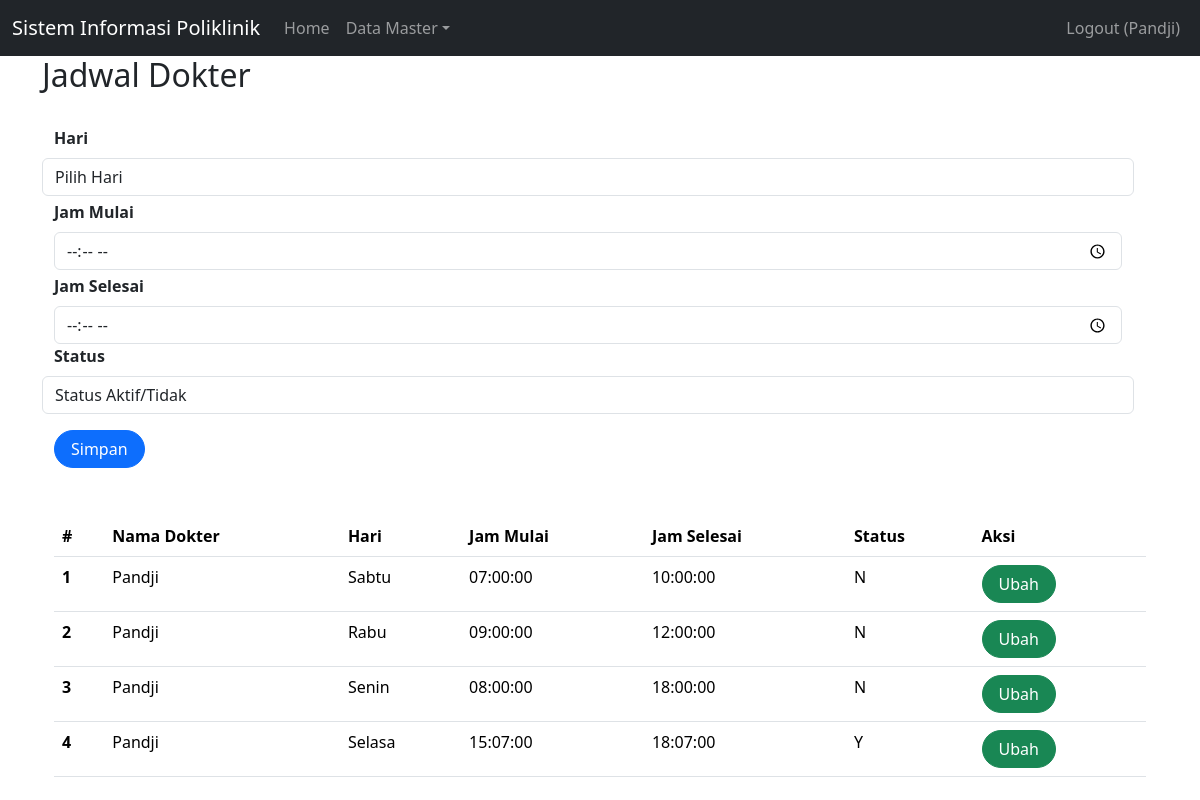
The app's page /index.php?page=jadwalDokter (signed in) with its own data.
### tables this page shows
CREATE TABLE `jadwal_periksa` (
  `id` int(11) NOT NULL,
  `id_dokter` int(11) NOT NULL,
  `hari` enum('Senin','Selasa','Rabu','Kamis','Jumat','Sabtu') NOT NULL,
  `jam_mulai` time NOT NULL,
  `jam_selesai` time NOT NULL,
  `aktif` char(1) NOT NULL
);

CREATE TABLE `dokter` (
  `id` int(11) NOT NULL,
  `nama` varchar(255) NOT NULL,
  `nip` varchar(50) NOT NULL,
  `password` varchar(255) NOT NULL,
  `alamat` varchar(255) NOT NULL,
  `no_hp` varchar(50) NOT NULL,
  `id_poli` int(11) NOT NULL
);

### jadwalDokter.php (the view, shortened to what this page needs)
<h2>Jadwal Dokter</h2>
<br>
<div class="container">
    <form class="form row" method="POST" action="" name="myForm" onsubmit="return(validate());">
        <?php
        $hari = '';
        $jam_mulai = '';
        $jam_selesai = '';
        $aktif = '';
        ?>
        <div class="row">
            <label for="inputHari" class="form-label fw-bold">
                Hari
            </label>
            <select class="form-control" id="inputHari" name="hari">
                <?php
                if (!isset($_GET['id'])) {
                ?>
                <option value="999" selected>Pilih Hari</option>
                <?php
                }
                else{
                ?>
                    <option value="<?php echo $hari?>"><?php echo $hari?></option>
                <?php
                    }
                ?>
            </select>
        </div>
        <div class="row mt-1">
            <label for="inputJamMulai" class="form-label fw-bold">
                Jam Mulai
            </label>
            <div>
                <input type="time" class="form-control" name="jam_mulai" id="inputJamMulai" required placeholder="Jam Mulai" value="<?php echo $jam_mulai ?>">
            </div>
        </div>
        <div class="row mt-1">
            <label for="inputJamSelesai" class="form-label fw-bold">
                Jam Selesai
            </label>
            <div>
                <input type="time" class="form-control" name="jam_selesai" id="inputJamSelesai" required placeholder="Jam Selesai" value="<?php echo $jam_selesai ?>">
            </div>
        </div>
        <div class="row">
            <label for="inputAktif" class="form-label fw-bold">
                Status
            </label>
            <select class="form-control" id="inputAktif" name="aktif">
                <?php
                if (!isset($_GET['id'])) {
                ?>
                <option value="999" selected>Status Aktif/Tidak</option>
                <?php
                }
                else{
                ?>
                    <option value="<?php echo $aktif?>"><?php echo $aktif?></option>
                <?php
                    }
                ?>
            </select>
        </div>
        <div class="row mt-3">
            <div class=col>
                <button type="submit" class="btn btn-primary rounded-pill px-3 mt-auto" name="simpan">Simpan</button>
            </div>
        </div>
    </form>
    <br>
    <br>
    <table class="table table-hover">
        <thead>
            <tr>
                <th scope="col">#</th>
                <th scope="col">Nama Dokter</th>
                <th scope="col">Hari</th>
                <th scope="col">Jam Mulai</th>
                <th scope="col">Jam Selesai</th>
                <th scope="col">Status</th>
                <th scope="col">Aksi</th>
            </tr>
        </thead>
        <tbody>
            <?php
            $result = mysqli_query($mysqli, "SELECT jp.*, dok.nama AS nama_dokter FROM jadwal_periksa AS jp
                                                    JOIN dokter AS dok ON id_dokter = dok.id
                                            WHERE id_dokter = '".$_SESSION['id_dokter']."'");
            $no = 1;
            while ($data = mysqli_fetch_array($result)) {
            ?>
                <tr>
                    <th scope="row"><?php echo $no++ ?></th>
                    <td><?php echo $data['nama_dokter'] ?></td>
                    <td><?php echo $data['hari'] ?></td>
                    <td><?php echo $data['jam_mulai'] ?></td>
                    <td><?php echo $data['jam_selesai'] ?></td>
                    <td><?php echo $data['aktif'] ?></td>
                    <td>
                        <a class="btn btn-success rounded-pill px-3" href="index.php?page=jadwalDokter&id=<?php echo $data['id'] ?>">Ubah</a>
                    </td>
                </tr>
            <?php
            }
            ?>
        </tbody>
    </table>

### records on screen
jadwal_periksa: id_dokter.nama "Pandji", hari "Sabtu", jam_mulai "07:00:00", jam_selesai "10:00:00", aktif "N"
jadwal_periksa: id_dokter.nama "Pandji", hari "Rabu", jam_mulai "09:00:00", jam_selesai "12:00:00", aktif "N"
jadwal_periksa: id_dokter.nama "Pandji", hari "Senin", jam_mulai "08:00:00", jam_selesai "18:00:00", aktif "N"
jadwal_periksa: id_dokter.nama "Pandji", hari "Selasa", jam_mulai "15:07:00", jam_selesai "18:07:00", aktif "Y"

### other values on screen
$_SESSION['name'] "Pandji"
